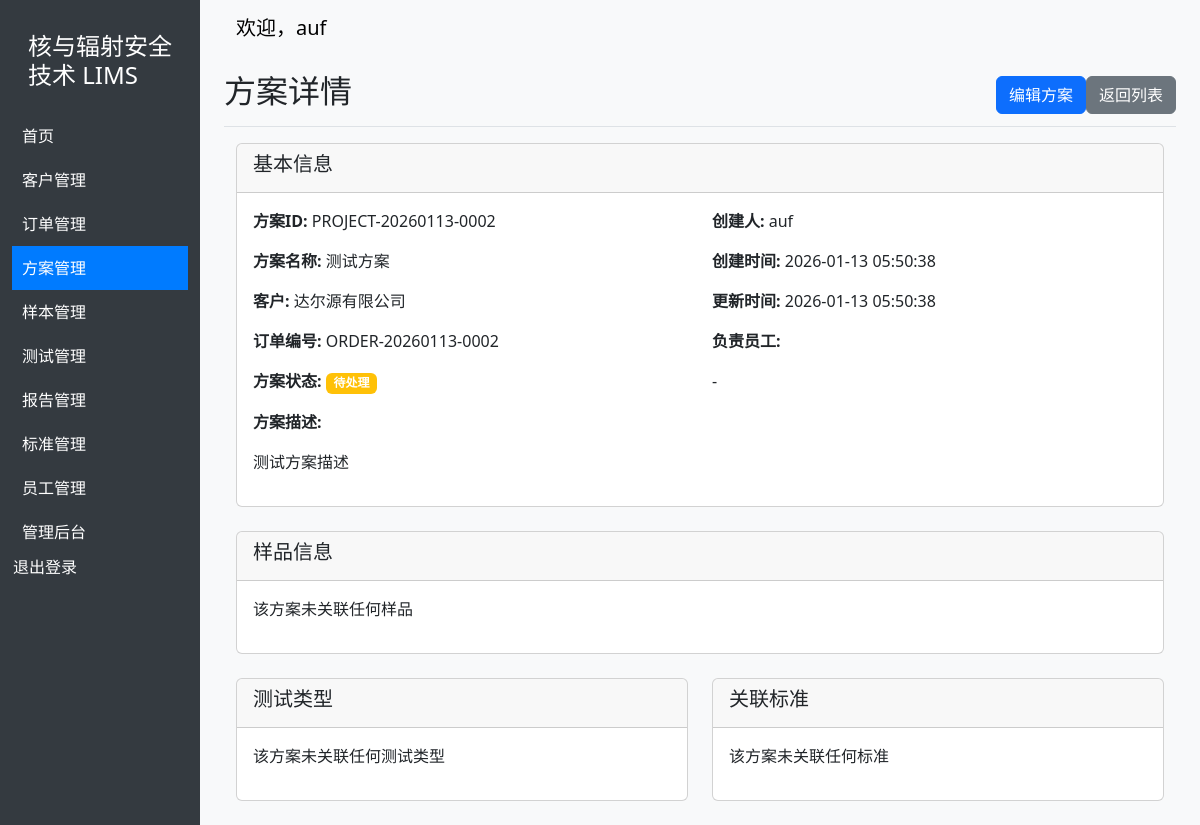
The page /project_orders/8/ (signed in) on the database its author committed.
### core/models.py (models this page shows, shortened)
class Project_Order(models.Model):
    STATUS_CHOICES = [
        ('pending', '待处理'),
        ('in_progress', '处理中'),
        ('completed', '已完成'),
        ('cancelled', '已取消'),
    ]
    project_id = models.CharField(max_length=50, unique=True, verbose_name='方案编号')
    name = models.CharField(max_length=255, verbose_name='方案名称')
    description = models.TextField(blank=True, verbose_name='方案描述')
    client = models.ForeignKey(Client, on_delete=models.CASCADE, verbose_name='客户')
    order = models.ForeignKey(Order, on_delete=models.CASCADE, verbose_name='订单')
    status = models.CharField(max_length=20, choices=STATUS_CHOICES, default='pending', verbose_name='方案状态')
    created_by = models.ForeignKey(User, on_delete=models.SET_NULL, null=True, related_name='created_project_orders', verbose_name='创建人')
    created_at = models.DateTimeField(auto_now_add=True, verbose_name='创建时间')
    updated_at = models.DateTimeField(auto_now=True, verbose_name='更新时间')
    staff = models.ManyToManyField(Staff, verbose_name='员工', related_name='assigned_project_orders')
    samples = models.ManyToManyField(Sample, verbose_name='样品')
    test_types = models.ManyToManyField(Standard, verbose_name='测试类型', related_name='project_order_test_types')
    standards = models.ManyToManyField(Standard, verbose_name='标准', related_name='project_order_standards')
    class Meta:
        verbose_name = '方案'
        verbose_name_plural = '方案'

class Client(models.Model):
    name = models.CharField(max_length=255, verbose_name='客户名称')
    contact_person = models.CharField(max_length=255, verbose_name='联系人')
    email = models.EmailField(verbose_name='电子邮件')
    phone = models.CharField(max_length=20, verbose_name='电话')
    address = models.TextField(verbose_name='地址')
    created_by = models.ForeignKey(User, on_delete=models.SET_NULL, null=True, verbose_name='创建人')
    created_at = models.DateTimeField(auto_now_add=True, verbose_name='创建时间')
    updated_at = models.DateTimeField(auto_now=True, verbose_name='更新时间')
    class Meta:
        verbose_name = '客户'
        verbose_name_plural = '客户'

class Order(models.Model):
    STATUS_CHOICES = [
        ('pending', '待处理'),
        ('in_progress', '处理中'),
        ('completed', '已完成'),
        ('cancelled', '已取消'),
    ]
    order_id = models.CharField(max_length=50, unique=True, null=True, blank=True, verbose_name='订单编号')
    name = models.CharField(max_length=255, verbose_name='订单名称')
    description = models.TextField(blank=True, verbose_name='订单描述')
    client = models.ForeignKey(Client, on_delete=models.CASCADE, verbose_name='客户')
    status = models.CharField(max_length=20, choices=STATUS_CHOICES, default='pending', verbose_name='订单状态')
    created_by = models.ForeignKey(User, on_delete=models.SET_NULL, null=True, verbose_name='创建人')
    created_at = models.DateTimeField(auto_now_add=True, verbose_name='创建时间')
    updated_at = models.DateTimeField(auto_now=True, verbose_name='更新时间')
    class Meta:
        verbose_name = '订单'
        verbose_name_plural = '订单'

### core/views.py (the view)
# urls.py: path('project_orders/<int:pk>/', views.project_order_detail, name='project_order_detail'),
@login_required
def project_order_detail(request, pk):
    project_order = get_object_or_404(Project_Order, pk=pk)
    samples = project_order.samples.all()
    test_types = project_order.test_types.all()
    standards = project_order.standards.all()
    return render(request, 'core/project_order_detail.html', {
        'project_order': project_order,
        'samples': samples,
        'test_types': test_types,
        'standards': standards
    })

### core/templates/core/project_order_detail.html
{% extends 'core/base.html' %}
{% block content %}
    <div class="d-flex justify-content-between flex-wrap flex-md-nowrap align-items-center pt-3 pb-2 mb-3 border-bottom">
        <h1 class="h2">方案详情</h1>
        <div class="btn-toolbar mb-2 mb-md-0">
            <a href="/admin/core/project_order/{{ project_order.id }}/change/" class="btn btn-primary">
                编辑方案
            </a>
            <a href="{% url 'project_order_list' %}" class="btn btn-secondary ml-2">
                返回列表
            </a>
        </div>
    </div>
    <div class="container">
        <div class="row">
            <div class="col-md-12 mb-4">
                <div class="card">
                    <div class="card-header">
                        <h5 class="card-title">基本信息</h5>
                    </div>
                    <div class="card-body">
                        <div class="row">
                            <div class="col-md-6">
                                <p><strong>方案ID:</strong> {{ project_order.project_id }}</p>
                                <p><strong>方案名称:</strong> {{ project_order.name }}</p>
                                <p><strong>客户:</strong> {{ project_order.client.name }}</p>
                                <p><strong>订单编号:</strong> {{ project_order.order.order_id|default:"-" }}</p>
                                <p><strong>方案状态:</strong>
                                    {% if project_order.status == 'pending' %}
                                        <span class="badge bg-warning">待处理</span>
                                    {% elif project_order.status == 'in_progress' %}
                                        <span class="badge bg-info">处理中</span>
                                    {% elif project_order.status == 'completed' %}
                                        <span class="badge bg-success">已完成</span>
                                    {% elif project_order.status == 'cancelled' %}
                                        <span class="badge bg-danger">已取消</span>
                                    {% endif %}
                                </p>
                            </div>
                            <div class="col-md-6">
                                <p><strong>创建人:</strong> {{ project_order.created_by.username|default:"-" }}</p>
                                <p><strong>创建时间:</strong> {{ project_order.created_at|date:"Y-m-d H:i:s" }}</p>
                                <p><strong>更新时间:</strong> {{ project_order.updated_at|date:"Y-m-d H:i:s" }}</p>
                                <p><strong>负责员工:</strong></p>
                                <ul class="list-unstyled">
                                    {% for staff in project_order.staff.all %}
                                        <li>{{ staff.name }}</li>
                                    {% empty %}
                                        <li>-</li>
                                    {% endfor %}
                                </ul>
                            </div>
                        </div>
                        <p><strong>方案描述:</strong></p>
                        <p>{{ project_order.description|default:"无" }}</p>
                    </div>
                </div>
            </div>
            <div class="col-md-12 mb-4">
                <div class="card">
                    <div class="card-header">
                        <h5 class="card-title">样品信息</h5>
                    </div>
                    <div class="card-body">
                        {% if samples %}
                            <div class="table-responsive">
                                <table class="table table-striped table-sm">
                                    <thead>
                                        <tr>
                                            <th>样品编号</th>
                                            <th>客户</th>
                                            <th>样品类型</th>
                                            <th>采集日期</th>
                                            <th>接收日期</th>
                                            <th>状态</th>
                                        </tr>
                                    </thead>
                                    <tbody>
                                        {% for sample in samples %}
                                            <tr>
                                                <td>{{ sample.sample_id }}</td>
                                                <td>{{ sample.client.name }}</td>
                                                <td>{{ sample.sample_type.name|default:"-" }}</td>
                                                <td>{{ sample.collection_date|date:"Y-m-d" }}</td>
                                                <td>{{ sample.received_date|date:"Y-m-d H:i" }}</td>
                                                <td>
                                                    {% if sample.status == 'pending' %}
                                                        <span class="badge bg-warning">待处理</span>
                                                    {% elif sample.status == 'in_progress' %}
                                                        <span class="badge bg-info">处理中</span>
                                                    {% elif sample.status == 'completed' %}
                                                        <span class="badge bg-success">已完成</span>
                                                    {% elif sample.status == 'cancelled' %}
                                                        <span class="badge bg-danger">已取消</span>
                                                    {% endif %}
                                                </td>
                                            </tr>
                                        {% endfor %}
                                    </tbody>
                                </table>
                            </div>
                        {% else %}
                            <p>该方案未关联任何样品</p>
                        {% endif %}
                    </div>
                </div>
            </div>
            <div class="col-md-6 mb-4">
                <div class="card">
                    <div class="card-header">
                        <h5 class="card-title">测试类型</h5>
                    </div>
                    <div class="card-body">
                        {% if test_types %}
                            <ul class="list-group">
                                {% for test_type in test_types %}
                                    <li class="list-group-item">
                                        <strong>{{ test_type.test_name }}</strong>
                                        {% if test_type.unit %}<span class="text-muted"> (单位: {{ test_type.unit }})</span>{% endif %}
                                        {% if test_type.reference_range %}<br><small>参考范围: {{ test_type.reference_range }}</small>{% endif %}
                                    </li>
                                {% endfor %}
                            </ul>
                        {% else %}
                            <p>该方案未关联任何测试类型</p>
                        {% endif %}
                    </div>
                </div>
            </div>
            <div class="col-md-6 mb-4">
                <div class="card">
                    <div class="card-header">
                        <h5 class="card-title">关联标准</h5>
                    </div>
                    <div class="card-body">
                        {% if standards %}
                            <ul class="list-group">
                                {% for standard in standards %}
                                    <li class="list-group-item">
                                        <strong>{{ standard.standard_id }}</strong> - {{ standard.name }}
                                        <br><small>类型: {{ standard.standard_type }}</small>
                                        <br><small>状态:
                                            {% if standard.status == 'pending' %}待实行
                                            {% elif standard.status == 'in_progress' %}试行中
                                            {% elif standard.status == 'completed' %}已实行
                                            {% elif standard.status == 'cancelled' %}已取消
                                            {% endif %}
                                        </small>
                                    </li>
                                {% endfor %}
                            </ul>
                        {% else %}
                            <p>该方案未关联任何标准</p>
                        {% endif %}
                    </div>
                </div>
            </div>
        </div>
    </div>
{% endblock %}

### core/templates/core/base.html (shortened to what this page needs)
<!DOCTYPE html>
<html lang="zh-CN">
<head>
    {% load static %}
    <link rel="stylesheet" href="{% static 'css/bootstrap.min.css' %}">
</head>
<body>
    <div class="container-fluid">
        <div class="row">
            {% if user.is_authenticated %}
            <nav class="col-md-3 col-lg-2 d-md-block sidebar">
                <div class="position-sticky pt-3">
                    <h4 class="text-white p-3">核与辐射安全技术 LIMS</h4>
                    <ul class="nav flex-column">
                        <li class="nav-item">
                            <a class="nav-link {% if request.path == '/' %}active{% endif %}" href="{% url 'home' %}">
                                首页
                            </a>
                        </li>
                        <li class="nav-item">
                            <a class="nav-link {% if request.path == '/clients/' %}active{% endif %}" href="{% url 'client_list' %}">
                                客户管理
                            </a>
                        </li>
                        <li class="nav-item">
                            <a class="nav-link {% if request.path == '/orders/' %}active{% endif %}" href="{% url 'order_list' %}">
                                订单管理
                            </a>
                        </li>
                        <li class="nav-item">
                            <a class="nav-link {% if request.path == '/project_orders/' or '/project_orders/' in request.path %}active{% endif %}" href="{% url 'project_order_list' %}">
                                方案管理
                            </a>
                        </li>
                        <li class="nav-item">
                            <a class="nav-link {% if request.path == '/samples/' %}active{% endif %}" href="{% url 'sample_list' %}">
                                样本管理
                            </a>
                        </li>
                        <li class="nav-item">
                            <a class="nav-link {% if request.path == '/tests/' %}active{% endif %}" href="{% url 'test_list' %}">
                                测试管理
                            </a>
                        </li>
                        <li class="nav-item">
                            <a class="nav-link {% if request.path == '/reports/' %}active{% endif %}" href="{% url 'report_list' %}">
                                报告管理
                            </a>
                        </li>
                        <li class="nav-item">
                            <a class="nav-link {% if request.path == '/standards/' %}active{% endif %}" href="{% url 'standard_list' %}">
                                标准管理
                            </a>
                        </li>
                        <li class="nav-item">
                            <a class="nav-link {% if request.path == '/staff/' %}active{% endif %}" href="/staff/">
                                员工管理
                            </a>
                        </li>
                        {% if user.is_staff %}
                        <li class="nav-item">
                            <a class="nav-link" href="/admin/">
                                管理后台
                            </a>
                        </li>
                        {% endif %}
                        <li class="nav-item">
                            <form method="post" action="{% url 'logout' %}">
                                <button type="submit" class="nav-link btn btn-link text-white p-0">退出登录</button>
                            </form>
                        </li>
                    </ul>
                </div>
            </nav>
            {% endif %}
            <main class="col-md-9 ms-sm-auto col-lg-10 px-md-4">
                {% if user.is_authenticated %}
                <nav class="navbar navbar-expand-lg navbar-light bg-light">
                    <div class="container-fluid">
                        <div class="navbar-brand">欢迎，{{ user.username }}</div>
                    </div>
                </nav>
                {% endif %}
                {% block content %}
                {% endblock %}
            </main>
        </div>
    </div>
</body>
</html>

### rows shown on the page
Project_Order: project_id "PROJECT-20260113-0002", name "测试方案", client.name "达尔源有限公司", order.order_id "ORDER-20260113-0002", created_by.username "auf", created_at "2026-01-13 05:50:38", updated_at "2026-01-13 05:50:38", description "测试方案描述"

### other values the page prints
{{ user.username }} "auf"
